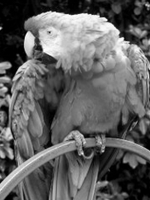
#> input picture lab05/parrot.png, 150 x 200 px
$ jupyter execute strevl01.ipynb
#> lines starting #> are read from the running program, lines starting #| are printed output that depends on the picture
[cell 1]
import numpy as np
from skimage import io
from skimage import data
import matplotlib.pyplot as plt

a = io.imread('parrot.png')
#> a is the input picture: shape (200, 150); min 0, max 255, mean 97
t = np.array([[1,0.9,0],[0,2,0],[0,0,1]])
lx,ly = a.shape
#> lx = 200; ly = 150
print(lx,ly)
#| 200 150
plt.imshow(a , cmap='gray', vmin=0, vmax=255)
plt.savefig('parrot_1.png')
b = np.zeros((lx*2,ly*2), dtype=np.int16 )
b.shape
b = b + 255
print(b[0][0])
#| 255

[cell 2]
for x in range(lx):
    for y in range(ly):
        axy = np.array([[x],[y],[1]])
        bxy = t @ axy
#        print(bxy[0][0],bxy[1][0])
        b[int(bxy[0][0]),int(bxy[1][0])] = a[x][y]
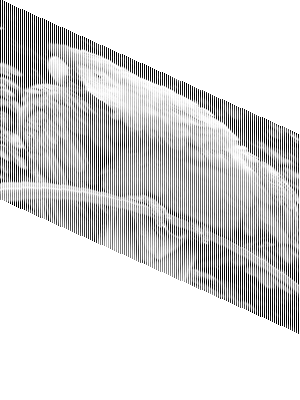
#> b: shape (400, 300) int16; min 0, max 255, mean 215.5
plt.imshow(b , cmap='gray', vmin=0, vmax=255)
#plt.savefig('parrot_05.png')
plt.savefig('parrot_x2.png',bbox_inches='tight', pad_inches=0)
